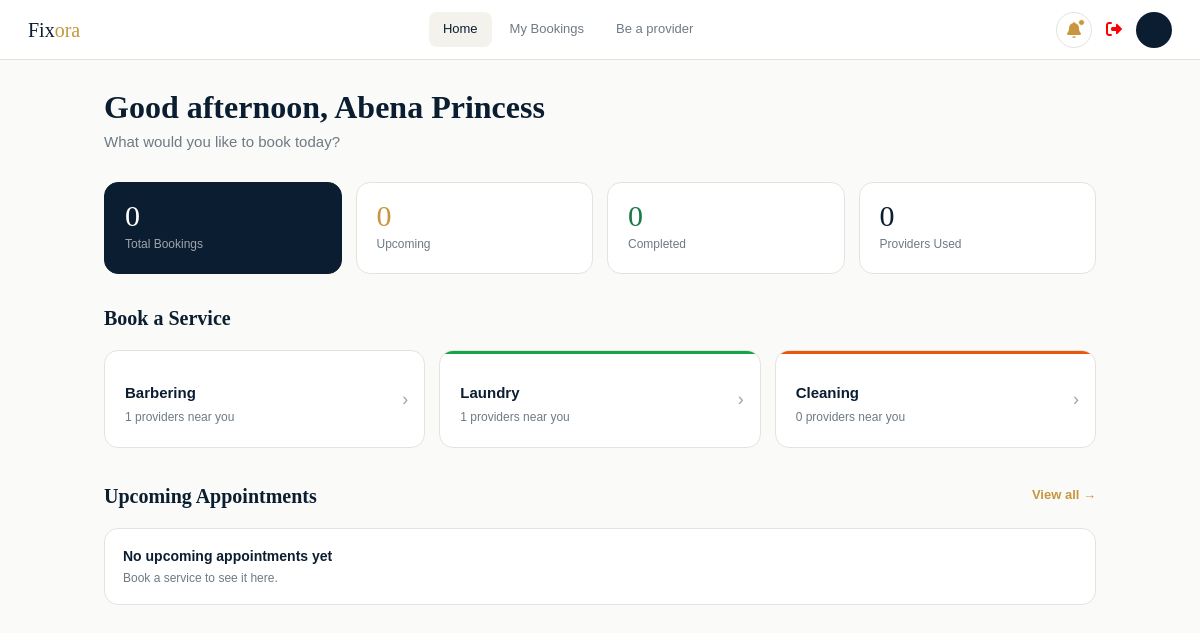
/account/dashboard (signed in), run on an earlier commit of the app's database.
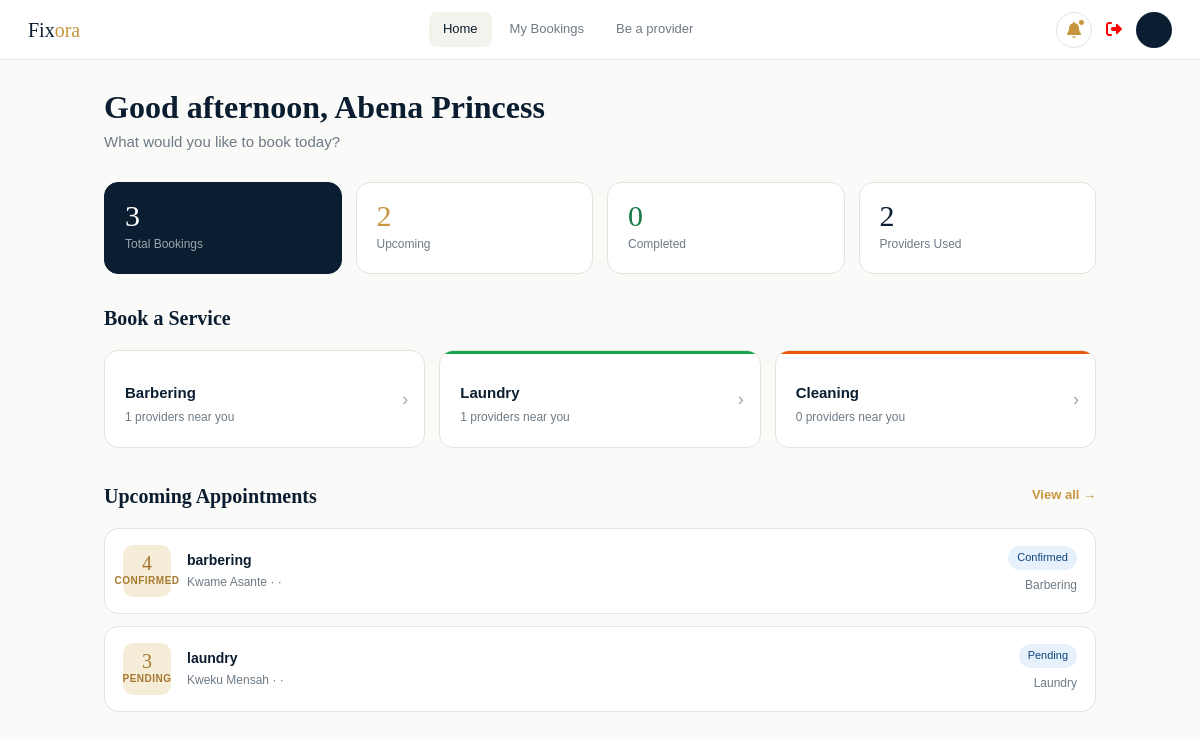
And on a later commit of the database.
### account/models.py (models this page shows, shortened)
class User(AbstractUser):
    username = None
    email = models.EmailField(unique=True)
    full_name = models.CharField(max_length=100)
    phone_number = models.CharField(max_length=10)
    address = models.CharField(max_length=100)
    profile_picture = models.ImageField(upload_to='profile_pictures/', default='profile_pics/blank_profile_picture.png', blank=True, null=True)
    status = models.CharField(max_length=10, choices=[('active', 'Active'), ('inactive', 'Inactive')], default='active')
    created_at = models.DateTimeField(auto_now_add=True)
    USERNAME_FIELD = 'email'
    REQUIRED_FIELDS = []
    objects = UserManager()
    class Meta:
        db_table = 'users'
        unique_together = ('email', 'phone_number')

### booking/models.py (models this page shows)
class Booking(models.Model):
    customer = models.ForeignKey(User, on_delete=models.CASCADE, related_name='booking')
    provider = models.ForeignKey(Provider, on_delete=models.CASCADE)
    service = models.CharField(max_length=100)
    duration = models.CharField(max_length=100)
    status = models.CharField(max_length=100)
    delivery_type =models.CharField(max_length=100)
    service_type = models.CharField(max_length=100)
    booking_date = models.DateField(default="1900-01-01")
    booking_time = models.TimeField(default="00:00:00")

### provider/models.py (models this page shows, shortened)
class Provider(models.Model):
    class ServiceType(models.TextChoices):
        BARBERING= 'barbering', 'Barbering'
        LAUNDRY= 'laundry', 'Laundry'
        CLEANING= 'cleaning', 'Cleaning'
    class ServiceMode(models.TextChoices):
        HOME = 'home', 'Home Service'
        WALK_IN = 'walk_in', 'Walk-in'
    user = models.OneToOneField(User, on_delete=models.CASCADE, related_name='provider_profile')
    full_name =models.CharField(max_length=100)
    email=models.EmailField(unique=True)
    phone_number=models.CharField(max_length=10)
    service_type=models.CharField(max_length=100, choices=[('barbering', 'Barbering'), ('laundry', 'Laundry'), ('cleaning', 'Cleaning')])
    service_mode=models.CharField(max_length=20, choices=[('home', 'Home Service'), ('walk_in', 'Walk-in')])
    delivery_type=models.CharField(max_length=20, choices=[('home_service', 'Home Service'), ('pickup', 'Pickup')])
    address=models.CharField(max_length=100)
    bio=models.TextField()
    profile_picture=models.ImageField(upload_to='profile_pictures/', blank=True, null=True)
    status=models.CharField(max_length=10, choices=[('active', 'Active'), ('inactive', 'Inactive')], default='active')
    rating=models.DecimalField(max_digits=3, decimal_places=2, default=0.00)
    availability=models.BooleanField(default=True)
    working_hours=models.CharField(max_length=100)
    created_at=models.DateTimeField(auto_now_add=True)
    class Meta:
        db_table = 'providers'

### account/views.py (the view)
# urls.py: path('dashboard', views.dashboard, name='dashboard'),
@login_required
def dashboard(request):
    bookings = Booking.objects.filter(customer=request.user).select_related('provider').order_by('-id')
    upcoming_bookings = bookings.filter(status__in=['pending', 'confirmed']).order_by('-id')
    completed_count = bookings.filter(status='completed').count()
    providers_used = bookings.values('provider').distinct().count()
    service_cards = [
        {
            'name': 'Barbering',
            'slug': 'barbering',
            'count': Provider.objects.filter(service_type='barbering').count(),
        },
        {
            'name': 'Laundry',
            'slug': 'laundry',
            'count': Provider.objects.filter(service_type='laundry').count(),
        },
        {
            'name': 'Cleaning',
            'slug': 'cleaning',
            'count': Provider.objects.filter(service_type='cleaning').count(),
        },
    ]
    available_providers = list(
        Provider.objects.filter(status='active').values(
            'id', 'full_name', 'rating', 'service_type'
        )
    )
    now = datetime.datetime.now()
    if now.hour < 12:
            greeting = 'Good morning'
    elif 12 <= now.hour < 18:
            greeting= 'Good afternoon'
    else:
            greeting = 'Good evening'
    context = {
        'user': request.user,
        'total_bookings': bookings.count(),
        'upcoming_count': upcoming_bookings.count(),
        'completed_count': completed_count,
        'providers_used': providers_used,
        'service_cards': service_cards,
        'available_providers': available_providers,
        'upcoming_bookings': upcoming_bookings[:5],
        'greeting': greeting,
    }
    return render(request, 'account/dashboard.html', context)

### account/templates/account/dashboard.html (shortened to what this page needs)
{% load static %}
<!doctype html>
<html lang="en">
  <head>
    <link
      rel="stylesheet"
      href="https://cdnjs.cloudflare.com/ajax/libs/font-awesome/7.3.1/css/all.min.css"
    />
    <link rel="stylesheet" href="{% static 'account/dashboard.css' %}">
  </head>
  <body>
    <div id="page-dashboard">
      <nav class="app-nav">
        <div class="app-nav-logo">Fix<span>ora</span></div>
        <div class="app-nav-links">
          <a class="app-nav-link active" href="{% url 'dashboard' %}">
            Home
          </a>
          <a class="app-nav-link" href="{% url 'my_bookings' %}">
            My Bookings
          </a>
          <a class="app-nav-link" href="{% url 'provider_application' %}">
            Be a provider
          </a>
        </div>
        <div class="app-nav-right">
          <div class="notif-btn">
            <i class="fas fa-bell" style="color: var(--gold)"></i>
            <div class="notif-dot"></div>
          </div>
        <div class="app-nav-right">
          <div class="logout-btn">
            <a href="{% url 'logout' %}">
              <i class="fas fa-sign-out-alt" style="color: red"></i>
            </a>
          </div>
          <div class="avatar">{{ user.first_name|first }}{{ user.last_name|first }}</div>
        </div>
      </nav>
      <div class="dash-body">
        <div class="dash-greeting">
          <h1>
            {{ greeting }}, {{ user.full_name|default:user.email }}
          </h1>
          <p>What would you like to book today?</p>
        </div>
        <div class="dash-stats">
          <div class="stat-card gold-card">
            <div class="stat-val">{{ total_bookings }}</div>
            <div class="stat-label">Total Bookings</div>
          </div>
          <div class="stat-card">
            <div class="stat-val" style="color: var(--gold)">
              {{ upcoming_count }}
            </div>
            <div class="stat-label">Upcoming</div>
          </div>
          <div class="stat-card">
            <div class="stat-val" style="color: var(--success)">
              {{ completed_count }}
            </div>
            <div class="stat-label">Completed</div>
          </div>
          <div class="stat-card">
            <div class="stat-val">{{ providers_used }}</div>
            <div class="stat-label">Providers Used</div>
          </div>
        </div>
        <div class="dash-section-hd">
          <h2>Book a Service</h2>
        </div>
        <div class="services-grid">
          {% for service in service_cards %}
            <div
              class="svc-card {{ service.slug }}"
              onclick="openBookingModal('{{ service.slug }}')"
            >
              <div class="svc-name">{{ service.name }}</div>
              <div class="svc-count">
                {{ service.count }} providers near you
              </div>
              <div class="svc-arrow">›</div>
            </div>
          {% endfor %}
        </div>
        <div class="dash-section-hd">
          <h2>Upcoming Appointments</h2>
          <a
            style="
              font-size: 13px;
              font-weight: 600;
              color: var(--gold);
              text-decoration: none;
              cursor: pointer;
            "
            onclick="location.href = 'profile.html'"
          >
            View all →
          </a>
        </div>
        <div class="upcoming-list">
          {% for booking in upcoming_bookings %}
            <div class="booking-row">
              <div class="booking-date-block">
                <div class="booking-date-day">{{ booking.id }}</div>
                <div class="booking-date-mon">
                  {{ booking.status|title }}
                </div>
              </div>
              <div class="booking-info">
                <div class="booking-title">
                  {{ booking.service }}
                </div>
                <div class="booking-meta">
                  {{ booking.provider.full_name }} ·
                  {{ booking.service_mode|title }} ·
                </div>
              </div>
              <div class="booking-row-right">
                <span class="badge badge-confirmed">
                  {{ booking.status|title }}
                </span>
                <span style="font-size: 12px; color: var(--sub)">
                  {{ booking.service_type|title }}
                </span>
              </div>
            </div>
          {% empty %}
            <div class="booking-row">
              <div class="booking-info">
                <div class="booking-title">
                  No upcoming appointments yet
                </div>
                <div class="booking-meta">
                  Book a service to see it here.
                </div>
              </div>
            </div>
          {% endfor %}
        </div>
      </div>
    </div>
  </body>
</html>

What changed in the data, as far as the page shows it:
added Booking: id "4", status "CONFIRMED", service "barbering", provider.full_name "Kwame Asante", status "Confirmed", service_type "Barbering"
added Booking: id "3", status "PENDING", service "laundry", provider.full_name "Kweku Mensah", status "Pending", service_type "Laundry"
Also different on the page:
{{ total_bookings }}: "0" → "3"
{{ upcoming_count }}: "0" → "2"
{{ providers_used }}: "0" → "2"
text no longer shown: "No upcoming appointments yet Book a service to see it here."
